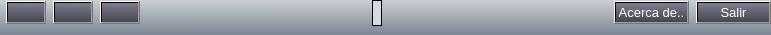
<?xml version="1.0" encoding="UTF-8"?>
<ui version="4.0">
 <class>FrmToolBar</class>
 <widget class="QDialog" name="FrmToolBar">
  <property name="geometry">
   <rect>
    <x>0</x>
    <y>0</y>
    <width>771</width>
    <height>35</height>
   </rect>
  </property>
  <property name="minimumSize">
   <size>
    <width>0</width>
    <height>35</height>
   </size>
  </property>
  <property name="maximumSize">
   <size>
    <width>16777215</width>
    <height>28</height>
   </size>
  </property>
  <property name="windowTitle">
   <string>Dialog</string>
  </property>
  <property name="styleSheet">
   <string notr="true">background-color: qlineargradient(spread:pad, x1:0.994318, y1:1, x2:1, y2:0, stop:0.0113636 rgba(125, 135, 147, 255), stop:0.982955 rgba(201, 206, 212, 255));

	
	

</string>
  </property>
  <layout class="QHBoxLayout" name="horizontalLayout">
   <property name="spacing">
    <number>7</number>
   </property>
   <property name="leftMargin">
    <number>6</number>
   </property>
   <property name="topMargin">
    <number>0</number>
   </property>
   <property name="rightMargin">
    <number>0</number>
   </property>
   <property name="bottomMargin">
    <number>9</number>
   </property>
   <item>
    <widget class="QPushButton" name="BtnNew">
     <property name="minimumSize">
      <size>
       <width>0</width>
       <height>0</height>
      </size>
     </property>
     <property name="cursor">
      <cursorShape>PointingHandCursor</cursorShape>
     </property>
     <property name="toolTip">
      <string>Vaciar página</string>
     </property>
     <property name="styleSheet">
      <string notr="true"> QPushButton {
background-color: qlineargradient(spread:pad, x1:0.994318, y1:1, x2:1, y2:0, stop:0.0113636 rgba(67, 71, 83, 255), stop:0.982955 rgba(128, 124, 140, 255));

    
	border-color: rgb(0, 0, 0);


 }

 
 QPushButton::checked {
	
	background-color: rgb(252, 114, 1);
background-color: rgb(139, 34, 2);



 }

</string>
     </property>
     <property name="icon">
      <iconset resource="../radit.qrc">
       <normaloff>:/general/iconos/menu/filenew.png</normaloff>:/general/iconos/menu/filenew.png</iconset>
     </property>
     <property name="iconSize">
      <size>
       <width>50</width>
       <height>20</height>
      </size>
     </property>
     <property name="checkable">
      <bool>false</bool>
     </property>
    </widget>
   </item>
   <item>
    <widget class="QPushButton" name="BtnExplore">
     <property name="cursor">
      <cursorShape>PointingHandCursor</cursorShape>
     </property>
     <property name="toolTip">
      <string>Explorador de ficheros</string>
     </property>
     <property name="styleSheet">
      <string notr="true">QPushButton {
background-color: qlineargradient(spread:pad, x1:0.994318, y1:1, x2:1, y2:0, stop:0.0113636 rgba(67, 71, 83, 255), stop:0.982955 rgba(128, 124, 140, 255));

    
	border-color: rgb(0, 0, 0);


 }

 
 QPushButton::checked {
	
	background-color: rgb(252, 114, 1);
background-color: rgb(139, 34, 2);



 }
</string>
     </property>
     <property name="icon">
      <iconset resource="../radit.qrc">
       <normaloff>:/general/iconos/menu/lupa.png</normaloff>:/general/iconos/menu/lupa.png</iconset>
     </property>
     <property name="iconSize">
      <size>
       <width>50</width>
       <height>20</height>
      </size>
     </property>
     <property name="checkable">
      <bool>false</bool>
     </property>
     <property name="checked">
      <bool>false</bool>
     </property>
    </widget>
   </item>
   <item>
    <widget class="QPushButton" name="BtnSetting">
     <property name="cursor">
      <cursorShape>PointingHandCursor</cursorShape>
     </property>
     <property name="toolTip">
      <string>Configuraciones</string>
     </property>
     <property name="styleSheet">
      <string notr="true"> QPushButton {
background-color: qlineargradient(spread:pad, x1:0.994318, y1:1, x2:1, y2:0, stop:0.0113636 rgba(67, 71, 83, 255), stop:0.982955 rgba(128, 124, 140, 255));

    
	border-color: rgb(0, 0, 0);


 }

 
 QPushButton::checked {
	
	background-color: rgb(252, 114, 1);
background-color: rgb(139, 34, 2);



 }
</string>
     </property>
     <property name="text">
      <string/>
     </property>
     <property name="icon">
      <iconset resource="../radit.qrc">
       <normaloff>:/general/iconos/menu/preferencias.png</normaloff>:/general/iconos/menu/preferencias.png</iconset>
     </property>
     <property name="iconSize">
      <size>
       <width>50</width>
       <height>23</height>
      </size>
     </property>
     <property name="checkable">
      <bool>false</bool>
     </property>
     <property name="checked">
      <bool>false</bool>
     </property>
     <property name="autoDefault">
      <bool>true</bool>
     </property>
     <property name="default">
      <bool>false</bool>
     </property>
     <property name="flat">
      <bool>false</bool>
     </property>
    </widget>
   </item>
   <item>
    <spacer name="horizontalSpacer_2">
     <property name="orientation">
      <enum>Qt::Horizontal</enum>
     </property>
     <property name="sizeHint" stdset="0">
      <size>
       <width>40</width>
       <height>20</height>
      </size>
     </property>
    </spacer>
   </item>
   <item>
    <widget class="QLabel" name="LabelFecha">
     <property name="font">
      <font>
       <pointsize>10</pointsize>
       <weight>75</weight>
       <bold>true</bold>
      </font>
     </property>
     <property name="styleSheet">
      <string notr="true">background-color: rgb(210, 218, 229);</string>
     </property>
     <property name="frameShape">
      <enum>QFrame::Box</enum>
     </property>
    </widget>
   </item>
   <item>
    <spacer name="horizontalSpacer">
     <property name="orientation">
      <enum>Qt::Horizontal</enum>
     </property>
     <property name="sizeHint" stdset="0">
      <size>
       <width>40</width>
       <height>20</height>
      </size>
     </property>
    </spacer>
   </item>
   <item>
    <widget class="QPushButton" name="BtnAcerca">
     <property name="font">
      <font>
       <family>MS Shell Dlg 2</family>
       <pointsize>10</pointsize>
       <weight>50</weight>
       <italic>false</italic>
       <bold>false</bold>
      </font>
     </property>
     <property name="cursor">
      <cursorShape>PointingHandCursor</cursorShape>
     </property>
     <property name="toolTip">
      <string>&lt;!DOCTYPE HTML PUBLIC &quot;-//W3C//DTD HTML 4.0//EN&quot; &quot;http://www.w3.org/TR/REC-html40/strict.dtd&quot;&gt;
&lt;html&gt;&lt;head&gt;&lt;meta name=&quot;qrichtext&quot; content=&quot;1&quot; /&gt;&lt;style type=&quot;text/css&quot;&gt;
p, li { white-space: pre-wrap; }
&lt;/style&gt;&lt;/head&gt;&lt;body style=&quot; font-family:'MS Shell Dlg 2'; font-size:8.25pt; font-weight:400; font-style:normal;&quot;&gt;
&lt;p style=&quot; margin-top:0px; margin-bottom:0px; margin-left:0px; margin-right:0px; -qt-block-indent:0; text-indent:0px;&quot;&gt;&lt;span style=&quot; font-size:8pt; color:#343434;&quot;&gt;Acerca de...&lt;/span&gt;&lt;/p&gt;&lt;/body&gt;&lt;/html&gt;</string>
     </property>
     <property name="styleSheet">
      <string notr="true">background-color: qlineargradient(spread:pad, x1:0.994318, y1:1, x2:1, y2:0, stop:0.0113636 rgba(67, 71, 83, 255), stop:0.982955 rgba(128, 124, 140, 255));
color: rgb(255, 255, 255);</string>
     </property>
     <property name="text">
      <string>Acerca de..</string>
     </property>
     <property name="iconSize">
      <size>
       <width>16</width>
       <height>16</height>
      </size>
     </property>
    </widget>
   </item>
   <item>
    <widget class="QPushButton" name="BtnSalir">
     <property name="font">
      <font>
       <family>MS Shell Dlg 2</family>
       <pointsize>10</pointsize>
       <weight>50</weight>
       <italic>false</italic>
       <bold>false</bold>
      </font>
     </property>
     <property name="cursor">
      <cursorShape>PointingHandCursor</cursorShape>
     </property>
     <property name="toolTip">
      <string>&lt;html&gt;&lt;head/&gt;&lt;body&gt;&lt;p&gt;&lt;span style=&quot; color:#343434;&quot;&gt;Salir de la aplicación&lt;/span&gt;&lt;/p&gt;&lt;/body&gt;&lt;/html&gt;</string>
     </property>
     <property name="styleSheet">
      <string notr="true">background-color: qlineargradient(spread:pad, x1:0.994318, y1:1, x2:1, y2:0, stop:0.0113636 rgba(67, 71, 83, 255), stop:0.982955 rgba(128, 124, 140, 255));
color: rgb(255, 255, 255);

</string>
     </property>
     <property name="text">
      <string>Salir</string>
     </property>
    </widget>
   </item>
  </layout>
 </widget>
 <resources>
  <include location="../radit.qrc"/>
 </resources>
 <connections/>
</ui>
